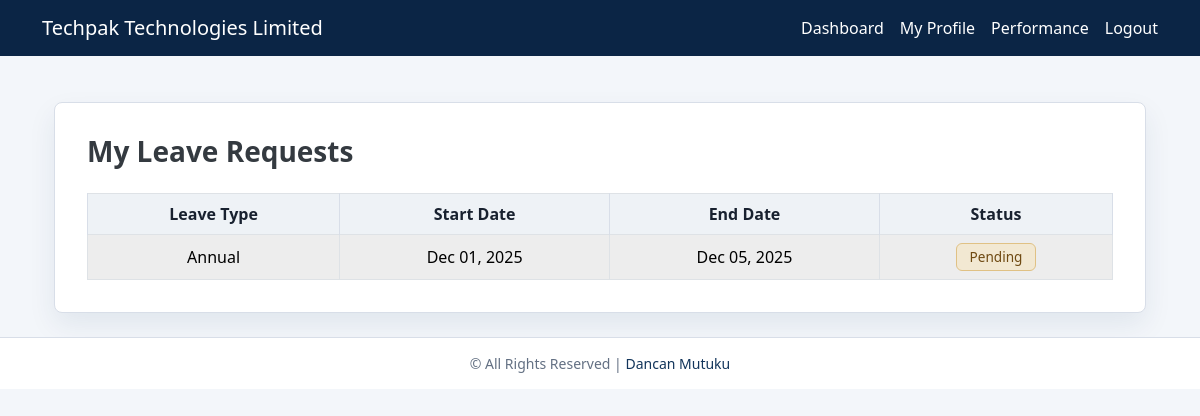
Screenshot of /employee/leaves/list/ (signed in) with the database file from the repository.
### core/models.py (models this page shows, shortened)
class LeaveRequest(models.Model):
    LEAVE_TYPE_CHOICES = [
        ("Annual", "Annual Leave"),
        ("Sick", "Sick Leave"),
        ("Maternity", "Maternity Leave"),
        ("Paternity", "Paternity Leave"),
    ]
    employee = models.ForeignKey(Employee, on_delete=models.CASCADE, related_name='leaves')
    leave_type = models.CharField(max_length=50, choices=LEAVE_TYPE_CHOICES)
    start_date = models.DateField()
    end_date = models.DateField()
    reason = models.TextField(blank=True)
    status = models.CharField(max_length=1, choices=LEAVE_STATUS, default='P')
    requested_at = models.DateTimeField(auto_now_add=True)
    processed_by = models.ForeignKey(User, null=True, blank=True, on_delete=models.SET_NULL, related_name='+')
    processed_at = models.DateTimeField(null=True, blank=True)

### core/views.py (the view)
# urls.py: path("leaves/list/", views.leave_list, name="leave_list"),
@login_required
def leave_list(request):
    if is_hr(request.user):
        leaves = LeaveRequest.objects.select_related("employee").all().order_by("-requested_at")
        template = "core/hr_leave_list.html"  # HR uses hr_leave_list.html
        is_hr_admin = True
    else:
        emp = get_object_or_404(Employee, user=request.user)
        leaves = LeaveRequest.objects.filter(employee=emp).order_by("-requested_at")
        template = "core/leave_list.html"  # Employee uses leave_list.html
        is_hr_admin = False
    return render(request, template, {"leaves": leaves, "is_hr_admin": is_hr_admin})

### core/views.py (called while the page is built)
def is_hr(user):
    return user.is_authenticated and (user.is_superuser or user.groups.filter(name="HR").exists())

### core/templates/core/leave_list.html (shortened to what this page needs)
{% extends "base.html" %}
{% block content %}
<div class="container">
  <div class="leave-container">
    <div class="leave-header mb-3 d-flex justify-content-between align-items-center flex-wrap">
      <h3>My Leave Requests</h3>
    </div>
    <div class="table-responsive">
      <table class="table table-bordered table-striped table-modern align-middle mb-0">
        <thead>
          <tr>
            <th>Leave Type</th>
            <th>Start Date</th>
            <th>End Date</th>
            <th>Status</th>
          </tr>
        </thead>
        <tbody>
          {% for leave in leaves %}
          <tr>
            <td>{{ leave.leave_type }}</td>
            <td>{{ leave.start_date|date:"M d, Y" }}</td>
            <td>{{ leave.end_date|date:"M d, Y" }}</td>
            <td>
              {% if leave.status == "P" %}
                <span class="badge bg-warning text-dark">Pending</span>
              {% elif leave.status == "A" %}
                <span class="badge bg-success">Approved</span>
              {% else %}
                <span class="badge bg-danger">Rejected</span>
              {% endif %}
            </td>
          </tr>
          {% empty %}
          <tr>
            <td colspan="4" class="text-center text-muted py-3">
              You have no leave requests.
            </td>
          </tr>
          {% endfor %}
        </tbody>
      </table>
    </div>
  </div>
</div>
{% endblock %}

### core/templates/base.html (style rules this page uses)
:root { --brand: #12355b; --brand-dark: #0b2545; --brand-mid: #2d4f73; --success: #2f6f5e; --warning: #b7791f; --danger: #a33a3a; --info: #4f718b; --neutral: #5f6b7a; --page: #f3f6fa; --surface: #ffffff; --border: #d8dee8; --text: #18212f; --muted: #637083; }
body { background-color: var(--page); color: var(--text); font-family: "Segoe UI", Tahoma, Geneva, Verdana, sans-serif; padding-top: 70px; }
.bg-primary, .bg-info, .bg-success, .bg-warning { background-color: var(--brand) !important; color: #fff !important; }
.badge { border-radius: 6px; font-weight: 600; }
.badge.bg-warning { background-color: #f2e8d2 !important; color: #6f4a12 !important; border: 1px solid #e0c184; }
.table-light th, .table thead th { background-color: #eef2f6 !important; color: var(--text); border-color: var(--border); }
.table-responsive { -webkit-overflow-scrolling: touch; }

### core/templates/core/leave_list.html (style rules this page uses)
.leave-container { background: #ffffff; border: 1px solid #d8dee8; border-radius: 8px; box-shadow: 0 12px 28px rgba(18, 53, 91, 0.08); padding: 2rem; margin-top: 2rem; }
.leave-header h3 { font-weight: 600; color: #343a40; }
.table-modern th { background-color: #0b2545; color: #fff; text-align: center; vertical-align: middle; }
.table-modern td { vertical-align: middle; text-align: center; background-color: #fafafa; }
.badge { border-radius: 6px; padding: 0.4rem 0.8rem; font-size: 0.85rem; font-weight: 500; }

### rows the page displays
LeaveRequest: leave_type "Annual", start_date "Dec 01, 2025", end_date "Dec 05, 2025", status "Pending"
